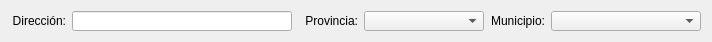
     <widget class="QWidget" name="layoutWidget">
      <property name="geometry">
       <rect>
        <x>30</x>
        <y>60</y>
        <width>692</width>
        <height>22</height>
       </rect>
      </property>
      <layout class="QHBoxLayout" name="horizontalLayout_2">
       <item>
        <widget class="QLabel" name="lbl_direccion">
         <property name="minimumSize">
          <size>
           <width>55</width>
           <height>20</height>
          </size>
         </property>
         <property name="maximumSize">
          <size>
           <width>55</width>
           <height>20</height>
          </size>
         </property>
         <property name="text">
          <string>&lt;html&gt;&lt;head/&gt;&lt;body&gt;&lt;p&gt;Dirección:&lt;/p&gt;&lt;/body&gt;&lt;/html&gt;</string>
         </property>
         <property name="alignment">
          <set>Qt::AlignRight|Qt::AlignTrailing|Qt::AlignVCenter</set>
         </property>
        </widget>
       </item>
       <item>
        <widget class="QLineEdit" name="txtDircli">
         <property name="minimumSize">
          <size>
           <width>220</width>
           <height>20</height>
          </size>
         </property>
         <property name="maximumSize">
          <size>
           <width>220</width>
           <height>20</height>
          </size>
         </property>
        </widget>
       </item>
       <item>
        <widget class="QLabel" name="lbl_provincia">
         <property name="minimumSize">
          <size>
           <width>60</width>
           <height>20</height>
          </size>
         </property>
         <property name="maximumSize">
          <size>
           <width>60</width>
           <height>20</height>
          </size>
         </property>
         <property name="text">
          <string>&lt;html&gt;&lt;head/&gt;&lt;body&gt;&lt;p&gt;Provincia:&lt;/p&gt;&lt;/body&gt;&lt;/html&gt;</string>
         </property>
         <property name="alignment">
          <set>Qt::AlignRight|Qt::AlignTrailing|Qt::AlignVCenter</set>
         </property>
        </widget>
       </item>
       <item>
        <widget class="QComboBox" name="cmbProcli">
         <property name="minimumSize">
          <size>
           <width>120</width>
           <height>20</height>
          </size>
         </property>
         <property name="maximumSize">
          <size>
           <width>120</width>
           <height>20</height>
          </size>
         </property>
         <property name="font">
          <font>
           <underline>false</underline>
          </font>
         </property>
        </widget>
       </item>
       <item>
        <widget class="QLabel" name="lblMunicli">
         <property name="minimumSize">
          <size>
           <width>55</width>
           <height>20</height>
          </size>
         </property>
         <property name="maximumSize">
          <size>
           <width>55</width>
           <height>20</height>
          </size>
         </property>
         <property name="text">
          <string>&lt;html&gt;&lt;head/&gt;&lt;body&gt;&lt;p&gt;Municipio:&lt;/p&gt;&lt;/body&gt;&lt;/html&gt;</string>
         </property>
         <property name="alignment">
          <set>Qt::AlignRight|Qt::AlignTrailing|Qt::AlignVCenter</set>
         </property>
        </widget>
       </item>
       <item>
        <widget class="QComboBox" name="cmbMunicli">
         <property name="minimumSize">
          <size>
           <width>150</width>
           <height>20</height>
          </size>
         </property>
         <property name="maximumSize">
          <size>
           <width>150</width>
           <height>20</height>
          </size>
         </property>
        </widget>
       </item>
      </layout>
     </widget>
